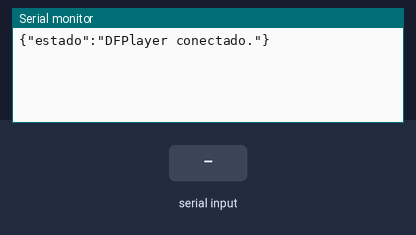
Bench run of a sketch on a simulated ESP32. On the bench: the last lines printed to the serial monitor. The inputs (shaded band) are chosen by the test bench. The audio player accepts every command and is not drawn.

Above: at 1.7 s.
1.8 s: "play\n" received over Serial
At 2.9 s:
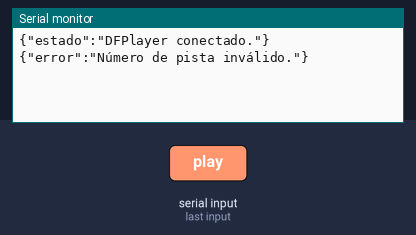
3.3 s: "0\n" received over Serial
At 4.0 s:
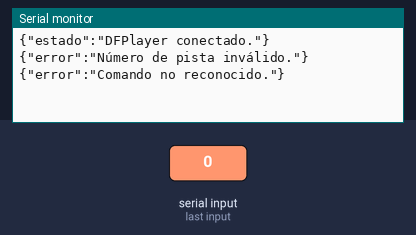
4.8 s: "pause\n" received over Serial
At 5.1 s:
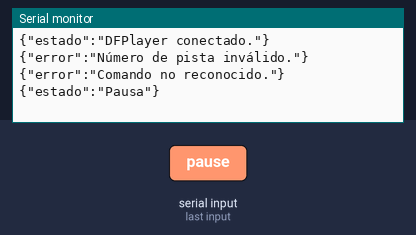
6.3 s: "resume\n" received over Serial
At 7.5 s:
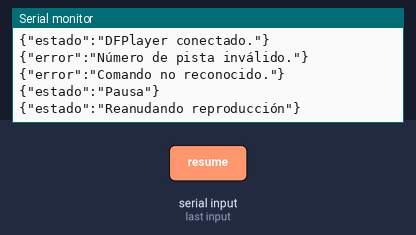
7.8 s: "volumen\n" received over Serial
At 9.0 s:
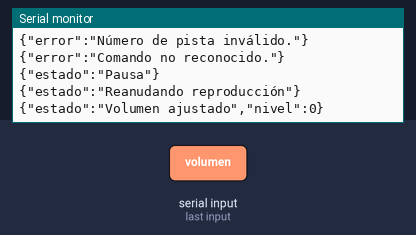
9.3 s: "status\n" received over Serial
At 9.8 s:
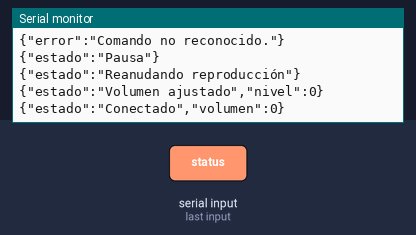

The sketch:

ProyectoESP32.ino
```cpp
#include "HardwareSerial.h"
#include "DFRobotDFPlayerMini.h"
#include <esp_system.h> // Biblioteca para funciones del sistema, incluida ESP.restart()

// Pines para el DFPlayer Mini
#define PIN_MP3_TX 26  // Conecta al RX del módulo
#define PIN_MP3_RX 27  // Conecta al TX del módulo

DFRobotDFPlayerMini player;

// Constantes para mensajes JSON
const char *MSG_DFPLAYER_CONECTADO = "{\"estado\":\"DFPlayer conectado.\"}";
const char *MSG_DFPLAYER_ERROR = "{\"error\":\"Fallo al conectar con DFPlayer Mini.\"}";
const char *MSG_COMANDO_NO_RECONOCIDO = "{\"error\":\"Comando no reconocido.\"}";

int pistaG = 0;

// Prototipos de funciones
void procesarComando(const String &comando);
void comandoPlay(int pista);
void comandoPause();
void comandoResume();
void comandoVolumen(int volumen);
void comandoStatus();
void comandoReset();
void manejarEventosDFPlayer();

void setup() {
  Serial.begin(115200); // Inicializa el puerto serie para depuración y comandos
  Serial2.begin(9600, SERIAL_8N1, PIN_MP3_RX, PIN_MP3_TX); // Inicializa Serial2 para el DFPlayer Mini

  if (player.begin(Serial2)) { // Conecta al DFPlayer Mini
    Serial.println(MSG_DFPLAYER_CONECTADO);
    player.volume(20); // Configura el volumen inicial (rango 0-30)
  } else {
    Serial.println(MSG_DFPLAYER_ERROR);
  }

  Serial.setTimeout(100); // Configura un tiempo de espera para recibir comandos incompletos
}

void loop() {
  // Procesar comandos desde el puerto serie
  if (Serial.available()) {
    String comando = Serial.readStringUntil('\n');
    comando.trim(); // Elimina espacios innecesarios
    procesarComando(comando);
  }

  // Manejar eventos emitidos por el DFPlayer Mini
  manejarEventosDFPlayer();
}

void procesarComando(const String &comando) {
  if (comando.startsWith("play")) {
    String numeroPista = comando.substring(5); // Extrae el número de pista
    if (numeroPista.toInt() > 0 || numeroPista == "0") { // Valida que sea un número válido
      int pista = numeroPista.toInt();
      pistaG = pista;
      comandoPlay(pista);
    } else {
      Serial.println("{\"error\":\"Número de pista inválido.\"}");
    }
  } else if (comando == "pause") {
    comandoPause();
  } else if (comando == "resume") {
    comandoResume();
  } else if (comando.startsWith("volumen")) {
    String nivelVolumen = comando.substring(8); // Extrae el nivel de volumen
    if (nivelVolumen.toInt() >= 0 || nivelVolumen == "0") { // Valida que sea numérico
      int volumen = nivelVolumen.toInt();
      comandoVolumen(volumen);
    } else {
      Serial.println("{\"error\":\"Nivel de volumen inválido.\"}");
    }
  } else if (comando == "status") {
    comandoStatus();
  } else if (comando == "reset") {
    comandoReset();
  } else {
    Serial.println(MSG_COMANDO_NO_RECONOCIDO);
  }
}

// Implementación de los comandos

void comandoPlay(int pista) {
  if (pista > 0) {
    player.loop(pista); // Reproduce la pista en bucle
    Serial.println("{\"estado\":\"Reproduciendo\",\"pista\":" + String(pista) + "}");
  } else {
    Serial.println("{\"error\":\"Número de pista no válido.\"}");
  }
}

void comandoPause() {
  player.pause(); // Pausa la reproducción
  Serial.println("{\"estado\":\"Pausa\"}");
}

void comandoResume() {
  player.start(); // Reanuda la reproducción
  Serial.println("{\"estado\":\"Reanudando reproducción\"}");
}

void comandoVolumen(int volumen) {
  if (volumen >= 0 && volumen <= 30) { // Rango válido de volumen
    player.volume(volumen); // Ajusta el volumen
    Serial.println("{\"estado\":\"Volumen ajustado\",\"nivel\":" + String(volumen) + "}");
  } else {
    Serial.println("{\"error\":\"Nivel de volumen no válido (0-30).\"}");
  }
}

void comandoStatus() {
  int volumenActual = player.readVolume(); // Lee el volumen actual
  Serial.println("{\"estado\":\"Conectado\",\"volumen\":" + String(volumenActual) + "}");
}

void comandoReset() {
  Serial.println("{\"estado\":\"Reiniciando dispositivo...\"}");
  delay(100); // Pausa para permitir que el mensaje se envíe antes de reiniciar
  ESP.restart(); // Reinicia el ESP32
}

void manejarEventosDFPlayer() {
  if (player.available()) { // Comprueba si hay eventos del DFPlayer Mini
    uint8_t tipo = player.readType(); // Tipo de evento
    int valor = player.read();        // Valor asociado al evento

    switch (tipo) {
      case DFPlayerPlayFinished: // Evento: Pista terminada
        Serial.println("{\"evento\":\"Reproducción terminada\",\"pista\":" + String(valor) + "}");
        player.play(pistaG);
        break;
      case DFPlayerError: // Evento: Error en el DFPlayer Mini
        Serial.println("{\"error\":\"Error en el DFPlayer\"}");
        break;
      default: // Otros eventos
        Serial.println("{\"evento\":\"Desconocido\",\"tipo\":" + String(tipo) + "}");
        break;
    }
  }
}
```

Measured:
- after the input at 1.8 s, the serial monitor: prints a new line at once (image 1)
- after the input at 3.3 s, the serial monitor: prints a new line at once (image 2)
- after the input at 4.8 s, the serial monitor: prints a new line at once (image 3)
- after the input at 6.3 s, the serial monitor: prints a new line at once (image 4)
- after the input at 7.8 s, the serial monitor: prints a new line at once (image 5)
- after the input at 9.3 s, the serial monitor: prints a new line at once (image 6)
